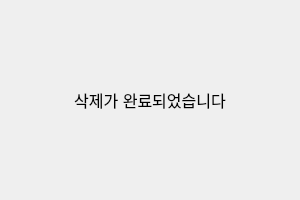
<?xml version="1.0" encoding="UTF-8"?>
<ui version="4.0">
 <class>Dialog</class>
 <widget class="QDialog" name="Dialog">
  <property name="geometry">
   <rect>
    <x>0</x>
    <y>0</y>
    <width>300</width>
    <height>200</height>
   </rect>
  </property>
  <property name="windowTitle">
   <string>DesktopCleaner</string>
  </property>
  <property name="windowIcon">
   <iconset>
    <normaloff>image/icon.png</normaloff>image/icon.png</iconset>
  </property>
  <layout class="QVBoxLayout" name="verticalLayout_2">
   <item>
    <layout class="QVBoxLayout" name="verticalLayout">
     <item>
      <spacer name="verticalSpacer">
       <property name="orientation">
        <enum>Qt::Vertical</enum>
       </property>
       <property name="sizeHint" stdset="0">
        <size>
         <width>20</width>
         <height>40</height>
        </size>
       </property>
      </spacer>
     </item>
     <item>
      <widget class="QLabel" name="label">
       <property name="font">
        <font>
         <pointsize>12</pointsize>
        </font>
       </property>
       <property name="text">
        <string>삭제가 완료되었습니다</string>
       </property>
       <property name="alignment">
        <set>Qt::AlignCenter</set>
       </property>
      </widget>
     </item>
     <item>
      <spacer name="verticalSpacer_2">
       <property name="orientation">
        <enum>Qt::Vertical</enum>
       </property>
       <property name="sizeHint" stdset="0">
        <size>
         <width>20</width>
         <height>40</height>
        </size>
       </property>
      </spacer>
     </item>
    </layout>
   </item>
  </layout>
 </widget>
 <resources/>
 <connections/>
</ui>
